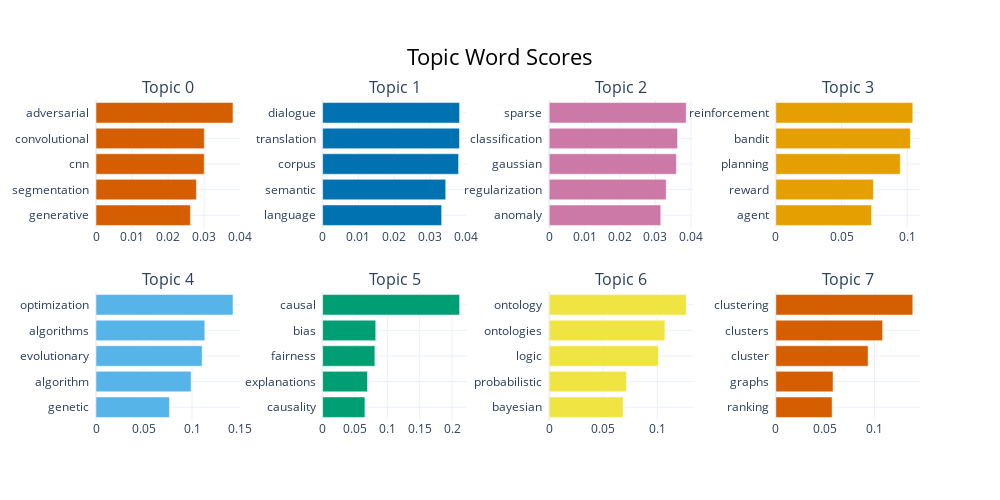

Notebook cell for this chart:
### Code cell
topic_model.visualize_barchart()

### Figure 1 — Plotly figure (JSON) as saved in the notebook; plotly's stock layout.template omitted (floating-point values rounded to 4 significant figures)
{"data": [{"marker": {"color": "#D55E00"}, "orientation": "h", "type": "bar", "x": [0.02619, 0.02785, 0.03003, 0.03005, 0.03801], "xaxis": "x", "y": ["generative  ", "segmentation  ", "cnn  ", "convolutional  ", "adversarial  "], "yaxis": "y"}, {"marker": {"color": "#0072B2"}, "orientation": "h", "type": "bar", "x": [0.0332, 0.03433, 0.03792, 0.03817, 0.0382], "xaxis": "x2", "y": ["language  ", "semantic  ", "corpus  ", "translation  ", "dialogue  "], "yaxis": "y2"}, {"marker": {"color": "#CC79A7"}, "orientation": "h", "type": "bar", "x": [0.03149, 0.03301, 0.0359, 0.03623, 0.03867], "xaxis": "x3", "y": ["anomaly  ", "regularization  ", "gaussian  ", "classification  ", "sparse  "], "yaxis": "y3"}, {"marker": {"color": "#E69F00"}, "orientation": "h", "type": "bar", "x": [0.07289, 0.07425, 0.09466, 0.1023, 0.1042], "xaxis": "x4", "y": ["agent  ", "reward  ", "planning  ", "bandit  ", "reinforcement  "], "yaxis": "y4"}, {"marker": {"color": "#56B4E9"}, "orientation": "h", "type": "bar", "x": [0.07649, 0.09901, 0.1106, 0.1133, 0.1426], "xaxis": "x5", "y": ["genetic  ", "algorithm  ", "evolutionary  ", "algorithms  ", "optimization  "], "yaxis": "y5"}, {"marker": {"color": "#009E73"}, "orientation": "h", "type": "bar", "x": [0.06537, 0.06939, 0.08076, 0.08208, 0.2117], "xaxis": "x6", "y": ["causality  ", "explanations  ", "fairness  ", "bias  ", "causal  "], "yaxis": "y6"}, {"marker": {"color": "#F0E442"}, "orientation": "h", "type": "bar", "x": [0.06845, 0.07154, 0.1011, 0.1071, 0.1268], "xaxis": "x7", "y": ["bayesian  ", "probabilistic  ", "logic  ", "ontologies  ", "ontology  "], "yaxis": "y7"}, {"marker": {"color": "#D55E00"}, "orientation": "h", "type": "bar", "x": [0.05705, 0.05799, 0.09346, 0.1082, 0.1388], "xaxis": "x8", "y": ["ranking  ", "graphs  ", "cluster  ", "clusters  ", "clustering  "], "yaxis": "y8"}], "layout": {"annotations": [{"font": {"size": 16}, "showarrow": false, "text": "Topic 0", "x": 0.0875, "xanchor": "center", "xref": "paper", "y": 1, "yanchor": "bottom", "yref": "paper"}, {"font": {"size": 16}, "showarrow": false, "text": "Topic 1", "x": 0.3625, "xanchor": "center", "xref": "paper", "y": 1, "yanchor": "bottom", "yref": "paper"}, {"font": {"size": 16}, "showarrow": false, "text": "Topic 2", "x": 0.6375, "xanchor": "center", "xref": "paper", "y": 1, "yanchor": "bottom", "yref": "paper"}, {"font": {"size": 16}, "showarrow": false, "text": "Topic 3", "x": 0.9125, "xanchor": "center", "xref": "paper", "y": 1, "yanchor": "bottom", "yref": "paper"}, {"font": {"size": 16}, "showarrow": false, "text": "Topic 4", "x": 0.0875, "xanchor": "center", "xref": "paper", "y": 0.4, "yanchor": "bottom", "yref": "paper"}, {"font": {"size": 16}, "showarrow": false, "text": "Topic 5", "x": 0.3625, "xanchor": "center", "xref": "paper", "y": 0.4, "yanchor": "bottom", "yref": "paper"}, {"font": {"size": 16}, "showarrow": false, "text": "Topic 6", "x": 0.6375, "xanchor": "center", "xref": "paper", "y": 0.4, "yanchor": "bottom", "yref": "paper"}, {"font": {"size": 16}, "showarrow": false, "text": "Topic 7", "x": 0.9125, "xanchor": "center", "xref": "paper", "y": 0.4, "yanchor": "bottom", "yref": "paper"}], "height": 500, "hoverlabel": {"bgcolor": "white", "font": {"family": "Rockwell", "size": 16}}, "showlegend": false, "title": {"font": {"color": "Black", "size": 22}, "text": "Topic Word Scores", "x": 0.5, "xanchor": "center", "yanchor": "top"}, "width": 1000, "xaxis": {"anchor": "y", "domain": [0, 0.175], "showgrid": true}, "xaxis2": {"anchor": "y2", "domain": [0.275, 0.45], "showgrid": true}, "xaxis3": {"anchor": "y3", "domain": [0.55, 0.725], "showgrid": true}, "xaxis4": {"anchor": "y4", "domain": [0.825, 1], "showgrid": true}, "xaxis5": {"anchor": "y5", "domain": [0, 0.175], "showgrid": true}, "xaxis6": {"anchor": "y6", "domain": [0.275, 0.45], "showgrid": true}, "xaxis7": {"anchor": "y7", "domain": [0.55, 0.725], "showgrid": true}, "xaxis8": {"anchor": "y8", "domain": [0.825, 1], "showgrid": true}, "yaxis": {"anchor": "x", "domain": [0.6, 1], "showgrid": true}, "yaxis2": {"anchor": "x2", "domain": [0.6, 1], "showgrid": true}, "yaxis3": {"anchor": "x3", "domain": [0.6, 1], "showgrid": true}, "yaxis4": {"anchor": "x4", "domain": [0.6, 1], "showgrid": true}, "yaxis5": {"anchor": "x5", "domain": [0, 0.4], "showgrid": true}, "yaxis6": {"anchor": "x6", "domain": [0, 0.4], "showgrid": true}, "yaxis7": {"anchor": "x7", "domain": [0, 0.4], "showgrid": true}, "yaxis8": {"anchor": "x8", "domain": [0, 0.4], "showgrid": true}}}
